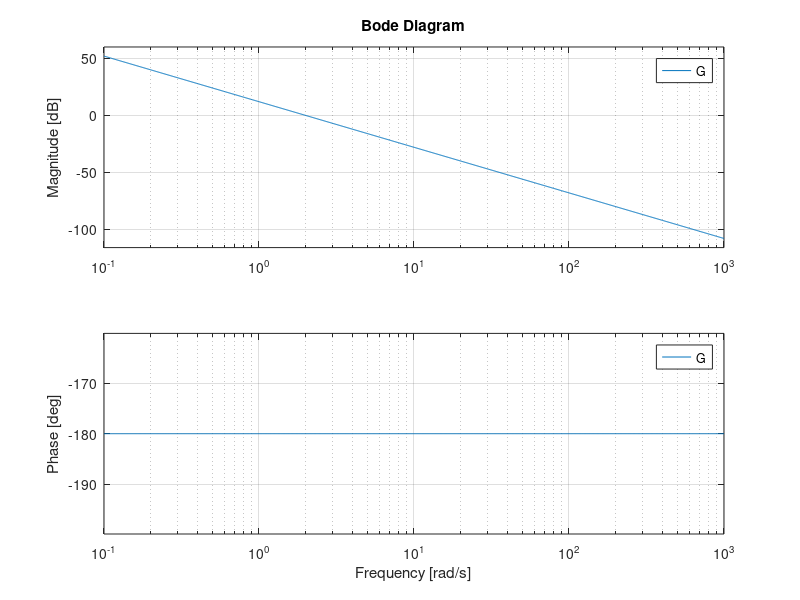
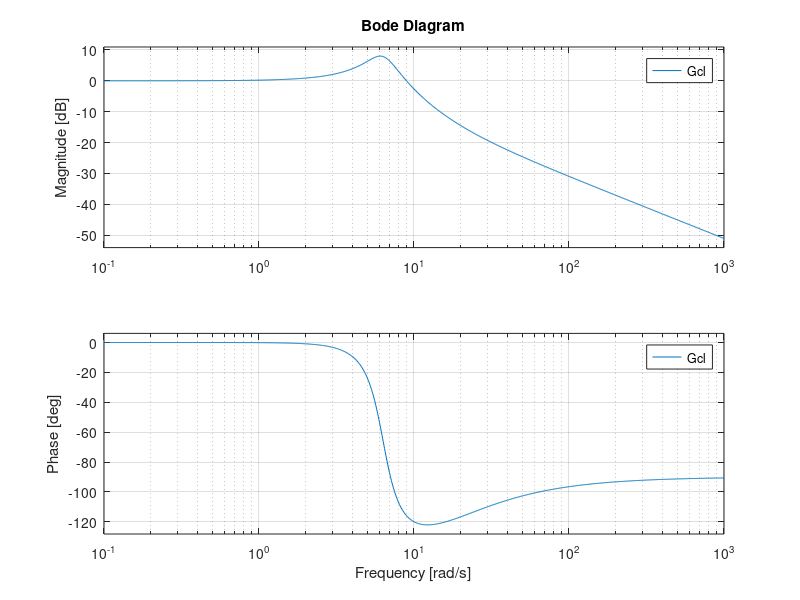

The MATLAB source for these figures, in order:
% Control design for quadcopter 

clear all; clc;
% Transfer function for pitch dynamics 
% Double integrator system 
Iyy = 0.25; % Moment of inertia along y-axis kg-m^2
G = tf(1, [Iyy*1, 0, 0]);
% bode plot 
figure(1)
bode(G);

% PD controller 
% Transfer function of PD controller
% kp + kd s
% closed loop transfer function 
kp = 10;
kd = 0.7;
Gcl = tf([kd/Iyy, kp/Iyy], [1, kd/Iyy, kp/Iyy]);
figure(2)
bode(Gcl)

% figure(3)
% bode(G, 'r', Gcl, 'b');